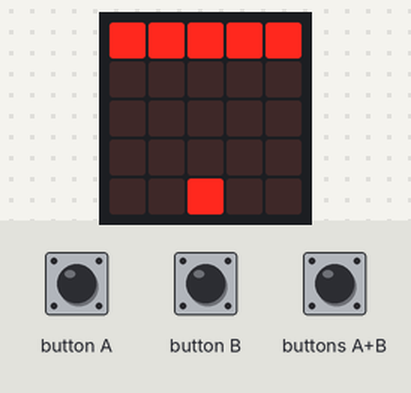
Simulated run of this program. Board: BBC micro:bit (MakeCode). On the bench: the board's 5×5 LED display. The test bench sets the inputs (shaded band).

Above: at 4.4 s.
4.5 s: button B pressed for 0.15 s
At 4.9 s:
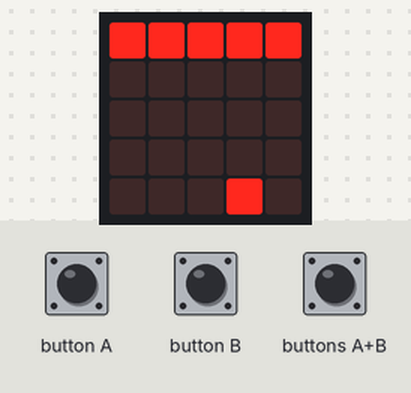
6.1 s: button B pressed for 0.15 s
At 7.4 s:
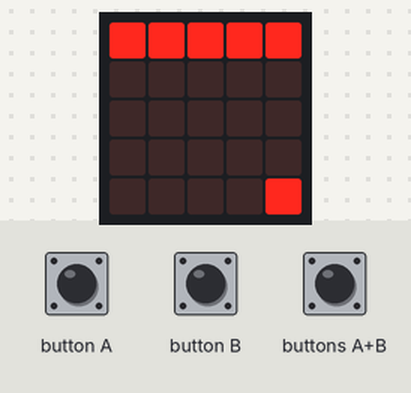
7.7 s: button A pressed for 0.15 s
At 8.6 s:
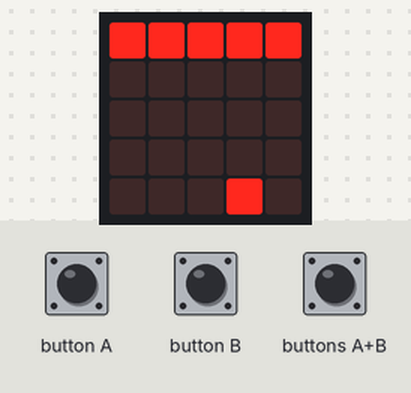
9.3 s: button A pressed 5 times (0.12 s each, 0.3 s apart)
At 10.4 s:
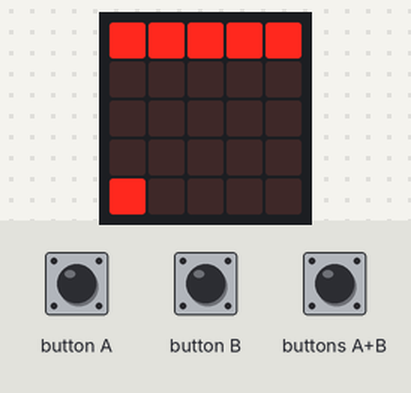
Timing chart, 0 to 12.3 s (numbered marks = the images above; inputs shaded):
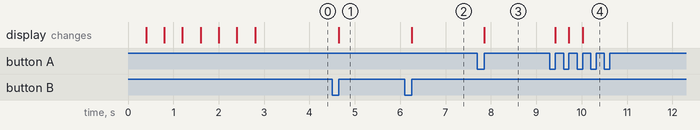

The program:

main.ts
```typescript
input.onButtonPressed(Button.A, function () {
    PLAYER.move(-1)
})
input.onButtonPressed(Button.AB, function () {
    if (game.isGameOver()) {
        basic.clearScreen()
        PLAYER = game.createSprite(2, 4)
        A = game.createSprite(0, 0)
        B = game.createSprite(1, 0)
        C = game.createSprite(2, 0)
        D = game.createSprite(3, 0)
        E = game.createSprite(4, 0)
    }
})
input.onButtonPressed(Button.B, function () {
    PLAYER.move(1)
})
let SCORE = 0
let PLAYER: game.LedSprite = null
let E: game.LedSprite = null
let D: game.LedSprite = null
let C: game.LedSprite = null
let B: game.LedSprite = null
let A: game.LedSprite = null
basic.showLeds(`
    . # # # .
    . # # # .
    # # # # #
    . . . . .
    . . . . .
    `)
basic.showLeds(`
    . # # # .
    # # # # #
    . . . . .
    . . . . .
    . . . . .
    `)
basic.showLeds(`
    # # # # #
    . . . . .
    . . . . .
    . . . . .
    . # . . .
    `)
basic.showLeds(`
    # # # # #
    . # . . .
    . . . . .
    . . . . .
    . # . . .
    `)
basic.showLeds(`
    # # # # #
    . . . . .
    . # . . .
    . . . . .
    . # . . .
    `)
basic.showLeds(`
    # # # # #
    . . . . .
    . . . . .
    . # . . .
    . . # . .
    `)
basic.showLeds(`
    # # # # #
    . . . . .
    . . . . .
    . . . . .
    . # # . .
    `)
basic.showLeds(`
    # # # # #
    . . . . .
    . . . . .
    . . . . .
    . . # . .
    `)
basic.clearScreen()
led.plot(0, 0)
led.plot(1, 0)
led.plot(2, 0)
led.plot(3, 0)
led.plot(4, 0)
A = game.createSprite(0, 0)
B = game.createSprite(1, 0)
C = game.createSprite(2, 0)
D = game.createSprite(3, 0)
E = game.createSprite(4, 0)
PLAYER = game.createSprite(2, 4)
loops.everyInterval(1, function () {
    SCORE += 0.001
})
basic.forever(function () {
    if (PLAYER.isTouching(A) || PLAYER.isTouching(B) || PLAYER.isTouching(C) || PLAYER.isTouching(D) || PLAYER.isTouching(E)) {
        game.gameOver()
        basic.showString("YOUR SCORE IS")
        basic.showNumber(SCORE)
        basic.showString("RE TRY?")
    } else if (false) {

    } else if (false) {

    } else if (false) {

    } else if (false) {

    }
})
```

test.ts
```typescript
// 테스트는 여기로 이동합니다; 이 패키지가 확장으로 사용될 때 컴파일되지 않을 것 입니다.
```

Measured:
- after the input at 4.5 s, the display: changes after 0.15 s (image 1)
- after the input at 6.1 s, the display: changes after 0.15 s (image 2)
- after the input at 7.7 s, the display: changes after 0.15 s (image 3)
- after the input at 9.3 s, the display: first changes after 0.12 s (image 4 shows a later state)
